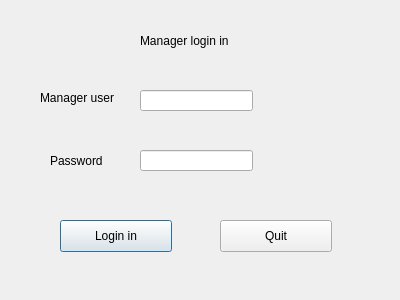
<?xml version="1.0" encoding="UTF-8"?>
<ui version="4.0">
 <class>loginserver</class>
 <widget class="QDialog" name="loginserver">
  <property name="geometry">
   <rect>
    <x>0</x>
    <y>0</y>
    <width>400</width>
    <height>300</height>
   </rect>
  </property>
  <property name="windowTitle">
   <string>Dialog</string>
  </property>
  <widget class="QLabel" name="label">
   <property name="geometry">
    <rect>
     <x>140</x>
     <y>30</y>
     <width>101</width>
     <height>21</height>
    </rect>
   </property>
   <property name="text">
    <string>Manager login in</string>
   </property>
  </widget>
  <widget class="QPushButton" name="pushButton">
   <property name="geometry">
    <rect>
     <x>60</x>
     <y>220</y>
     <width>112</width>
     <height>32</height>
    </rect>
   </property>
   <property name="text">
    <string>Login in</string>
   </property>
  </widget>
  <widget class="QPushButton" name="pushButton_2">
   <property name="geometry">
    <rect>
     <x>220</x>
     <y>220</y>
     <width>112</width>
     <height>32</height>
    </rect>
   </property>
   <property name="text">
    <string>Quit</string>
   </property>
  </widget>
  <widget class="QLineEdit" name="userlineEdit">
   <property name="geometry">
    <rect>
     <x>140</x>
     <y>90</y>
     <width>113</width>
     <height>21</height>
    </rect>
   </property>
  </widget>
  <widget class="QLineEdit" name="pwdlineEdit">
   <property name="geometry">
    <rect>
     <x>140</x>
     <y>150</y>
     <width>113</width>
     <height>21</height>
    </rect>
   </property>
  </widget>
  <widget class="QLabel" name="label_2">
   <property name="geometry">
    <rect>
     <x>40</x>
     <y>90</y>
     <width>91</width>
     <height>16</height>
    </rect>
   </property>
   <property name="text">
    <string>Manager user</string>
   </property>
  </widget>
  <widget class="QLabel" name="label_3">
   <property name="geometry">
    <rect>
     <x>50</x>
     <y>150</y>
     <width>81</width>
     <height>21</height>
    </rect>
   </property>
   <property name="text">
    <string>Password</string>
   </property>
  </widget>
 </widget>
 <resources/>
 <connections/>
</ui>
